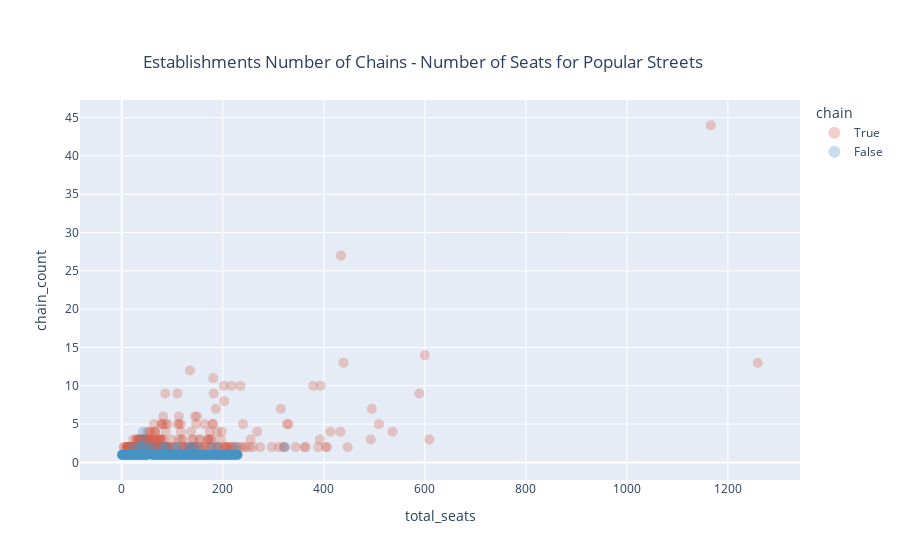

The code cell stored with this chart in its notebook:
### Code cell
# Plotting the scatter plot
fig = px.scatter(Popular, 
                 x = "total_seats",
                 y = "chain_count",
                 color = 'chain',
                 size = 'average_seating',
                 opacity = .3,
                 title = {'text': "Establishments Number of Chains - Number of Seats for Popular Streets",
                          'y':0.9,
                          'x':0.47,
                          'xanchor': 'center',
                          'yanchor': 'top'},
                color_discrete_sequence = ['rgb(214,96,77)', 'rgb(67,147,195)'],
                hover_data = ['object_name' , 'total_seats', 'average_seating', 'chain_count'])
fig.update_traces(mode='markers', marker_size=10)
fig.show()

### Figure 1 — Plotly figure (JSON) as saved in the notebook; plotly's stock layout.template omitted (floating-point values rounded to 4 significant figures; data arrays with more than 128 entries replaced by an {"elided": "..."} marker saying what was removed)
{"data": [{"customdata": {"elided": "2435x4 mixed values"}, "hoverlabel": {"namelength": 0}, "hovertemplate": "chain=True<br>total_seats=%{customdata[1]}<br>chain_count=%{customdata[3]}<br>average_seating=%{customdata[2]}<br>object_name=%{customdata[0]}", "legendgroup": "True", "marker": {"color": "rgb(214,96,77)", "opacity": 0.3, "size": 10, "sizemode": "area", "sizeref": 0.5725, "symbol": "circle"}, "mode": "markers", "name": "True", "showlegend": true, "type": "scattergl", "x": {"elided": "2435 int values"}, "xaxis": "x", "y": {"elided": "2435 int values"}, "yaxis": "y"}, {"customdata": {"elided": "5087x4 mixed values"}, "hoverlabel": {"namelength": 0}, "hovertemplate": "chain=False<br>total_seats=%{customdata[1]}<br>chain_count=%{customdata[3]}<br>average_seating=%{customdata[2]}<br>object_name=%{customdata[0]}", "legendgroup": "False", "marker": {"color": "rgb(67,147,195)", "opacity": 0.3, "size": 10, "sizemode": "area", "sizeref": 0.5725, "symbol": "circle"}, "mode": "markers", "name": "False", "showlegend": true, "type": "scattergl", "x": {"elided": "5087 int values"}, "xaxis": "x", "y": {"elided": "5087 int values"}, "yaxis": "y"}], "layout": {"legend": {"itemsizing": "constant", "title": {"text": "chain"}, "tracegroupgap": 0}, "title": {"text": "Establishments Number of Chains - Number of Seats for Popular Streets", "x": 0.47, "xanchor": "center", "y": 0.9, "yanchor": "top"}, "xaxis": {"anchor": "y", "domain": [0, 1], "title": {"text": "total_seats"}}, "yaxis": {"anchor": "x", "domain": [0, 1], "title": {"text": "chain_count"}}}}
